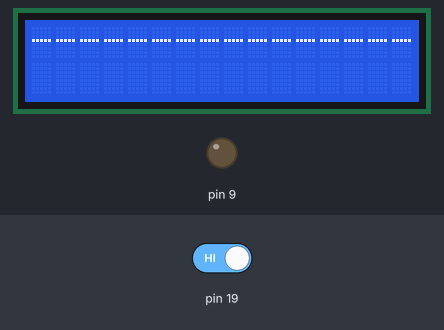
Simulated run of this sketch. Board: Arduino Uno, built with avr-gcc and run on an emulated ATmega328P. Parts: 16×2 character LCD, output pins drawn as LEDs (lit = HIGH). The test bench sets the inputs (shaded band); at power-on: pin 19 HIGH. The modem accepts every AT command (registered, SIM ready, sends succeed) and sends nothing else; what the sketch prints to the serial monitor is not drawn.

Above: at 1.2 s.
1.3 s: pin 19 driven LOW
At 3.5 s:
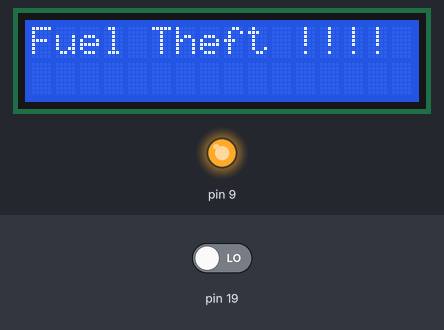
Timing chart, 0 to 5.0 s (numbered marks = the images above; inputs shaded):
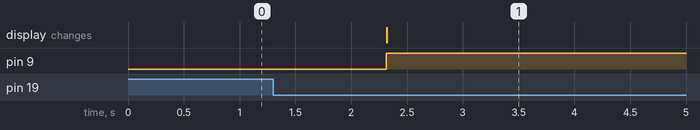

Measured:
- after the input at 1.3 s, pin 9: LOW → HIGH after 1.0 s; the display: changes after 1.0 s (image 1)

The sketch:

fuel_theft.ino
```cpp
#include<SoftwareSerial.h>
SoftwareSerial gsm(16,17);

#include<LiquidCrystal.h>
LiquidCrystal lcd(2,3,4,6,7,8);

char com ;
String caller = "9730609245";

int fuel = 0;

int i = 0;

void setup() {
  Serial.begin(9600);
  gsm.begin(9600);

  lcd.begin(16,2);

  pinMode(9, OUTPUT);
  pinMode(19, INPUT);
}

void loop() {
  fuel = digitalRead(19);

  if(fuel == LOW)
  {
      i++;
      delay(1000);
    }
    else
    {
      i=0;
      digitalWrite(9,LOW);
      lcd.clear();
      lcd.print("----------------");
      delay(100);
      }

    if(i == 1)
    {
      digitalWrite(9,HIGH);

      lcd.clear();
      lcd.print("Fuel Theft !!!!");
      delay(100);


      sendAndWait("AT+CMGF=1\r\n");
  delay(1000);
   sendAndWait("AT+CMGS=\"" + caller + "\"\r\n");
   delay(1000);
    sendAndWait("someone tries to theft fuel\r\n");
    delay(500);
    gsm.println(char(26));
      }
}

String sendAndWait(String cmd) {
  const char* com = cmd.c_str();
  Serial.println("[IN]:" + cmd);
  while (gsm.available() > 0) {
    gsm.read();
  }
  gsm.write(com);
  gsm.readStringUntil('\n');
  String res = gsm.readStringUntil('\n');

  while (gsm.available() > 0) {
    gsm.read();
  }
  delay(150);
  Serial.println("[OU]" + res);
  delay(500);
  return res;
}
```
